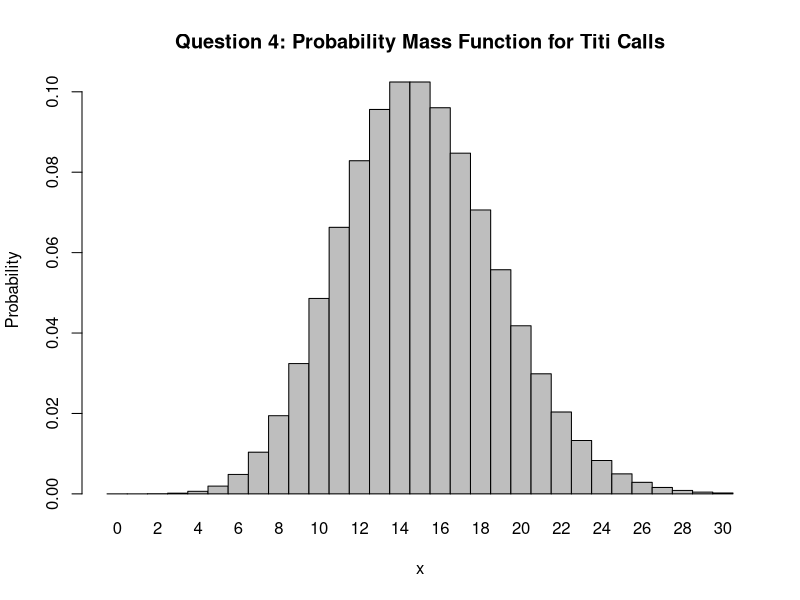
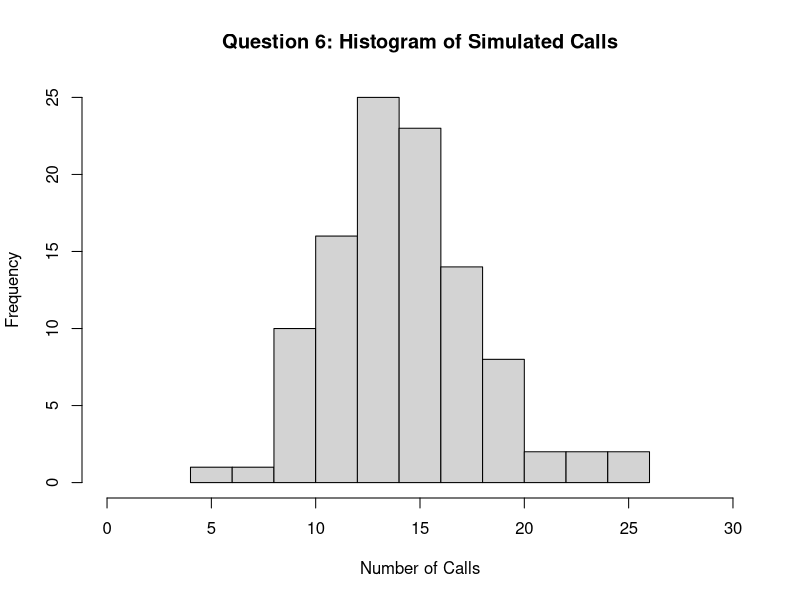

Recreate these plots in R, in order.
## ---- chunk 1
ppois(8, lambda = 15, lower.tail = FALSE)
## ---- chunk 2
ppois(0, lambda = 15)
## ---- chunk 3
dpois(x = 3, lambda = 15)
## ---- chunk 4
x <- 0:30
l <- 15

barplot(dpois(x=x,lambda=l),  names.arg=x,space=0,xlab="x",ylab="Probability",main="Question 4: Probability Mass Function for Titi Calls")
## ---- chunk 5
v <- rpois(104, lambda= 15)
v
## ---- chunk 6

hist(v, xlim = c(0,30), xlab = "Number of Calls", ylab= "Frequency", main = "Question 6: Histogram of Simulated Calls")
